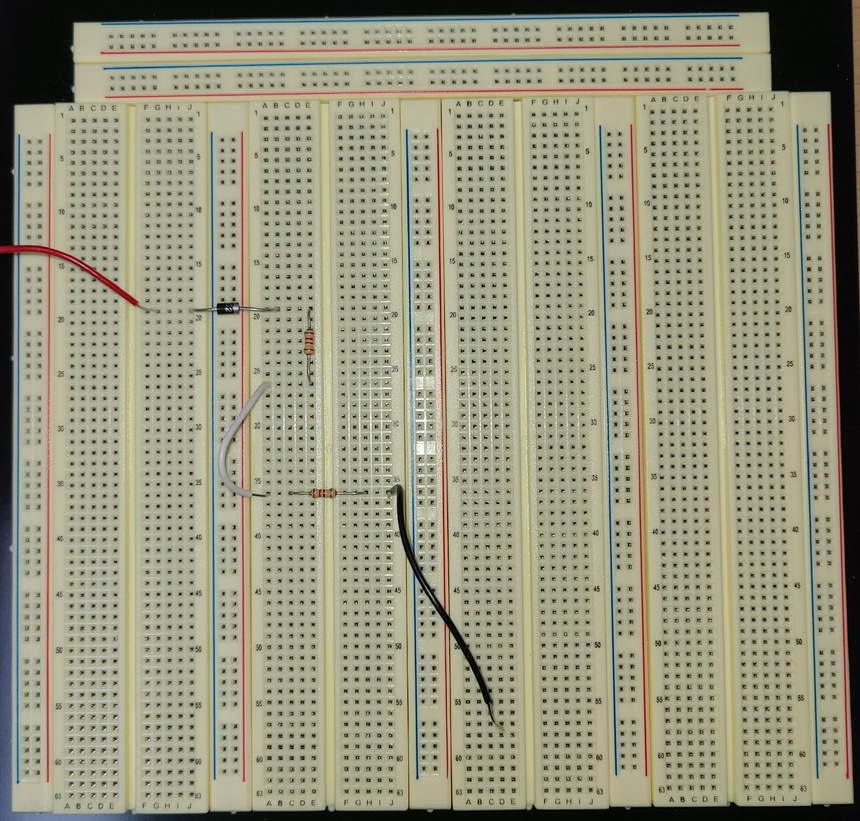
#> input picture mapper/breadboard18.JPG, 860 x 821 px, shrunk from 2705 x 2583 before the run, found by its file name
$ python breadboard_pin_mapper2.py
#> lines starting #> are read from the running program, lines starting #| are printed output that depends on the picture; after the words box and inside, x2 and y2 are one past the last pixel; in counts of white or black regions, pixels touching at a corner belong together
#> in __init__, img_bgr is the input picture: shape (821, 860, 3); mean B, G, R 126.2, 149.5, 151.2
### mapper/hole_detector.py
import cv2
import numpy as np
from sklearn.cluster import DBSCAN

class HoleDetector:
    """
    Breadboard 구멍 검출 & 실제 연결 토폴로지(net) 추론 클래스
    """

    def __init__(self,
                 block_sizes=[11,15,19],
                 c_values=[0,5,10,15],
                 min_area=5,
                 max_area=150,
                 aspect_ratio_range=(0.5,1.5),
                 circ_threshold=0.1,
                 y_threshold_range=(5,30),
                 y_step=0.5,
                 target_rows=17):
        self.block_sizes        = block_sizes
        self.c_values           = c_values
        self.min_area           = min_area
        self.max_area           = max_area
        self.aspect_ratio_range = aspect_ratio_range
        self.circ_threshold     = circ_threshold
        self.y_threshold_range  = y_threshold_range
        self.y_step             = y_step
        self.target_rows        = target_rows


    def _filter_valid_holes(self, contours, draw=False, image=None, return_stats=False):
        """
        public 버전: return_stats=True 로 circularities, aspect_ratios 까지 함께 반환
        """
        hole_centers = []
        circularities = []
        aspect_ratios = []
        for cnt in contours:
            area = cv2.contourArea(cnt)
            if area <= self.min_area or area > self.max_area:
                continue
            x, y, w, h = cv2.boundingRect(cnt)
            ar = w / float(h)
            if not (self.aspect_ratio_range[0] <= ar <= self.aspect_ratio_range[1]):
                continue
            peri = cv2.arcLength(cnt, True)
            if peri == 0:
                continue
            circ = 4 * np.pi * area / (peri ** 2)
            if circ < self.circ_threshold:
                continue
            M = cv2.moments(cnt)
            if M['m00'] == 0:
                continue
            cx = int(M['m10'] / M['m00'])
            cy = int(M['m01'] / M['m00'])
            hole_centers.append((cx, cy))
            circularities.append(circ)
            aspect_ratios.append(ar)
            if draw and image is not None:
                epsilon = 0.02 * peri
                approx = cv2.approxPolyDP(cnt, epsilon, True)
                cv2.circle(image, (cx, cy), 3, (0, 255, 0), -1)
                cv2.drawContours(image, [approx], -1, (255, 0, 0), 2)
        if return_stats:
            return hole_centers, circularities, aspect_ratios
        return hole_centers

    def detect_holes(self, image):
        """
        이미지에서 구멍(center) 좌표를 검출해 반환
        """
        gray = cv2.cvtColor(image, cv2.COLOR_BGR2GRAY)
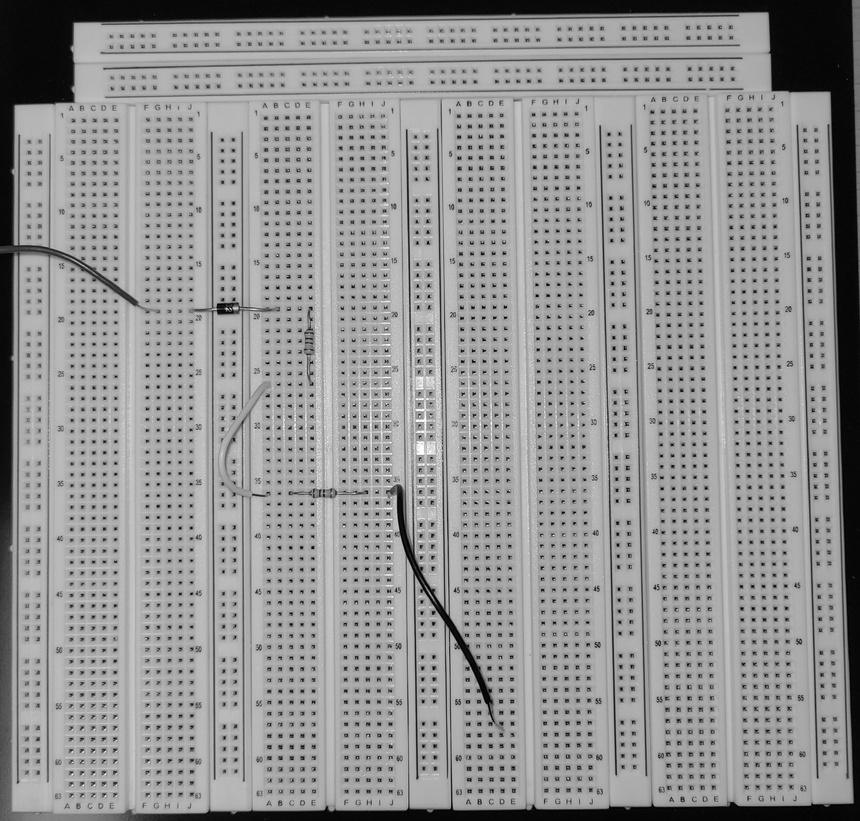
#> gray: shape (821, 860); min 0, max 255, mean 147.4
        clahe = cv2.createCLAHE(clipLimit=2.0, tileGridSize=(8,8))
        gray = clahe.apply(gray)
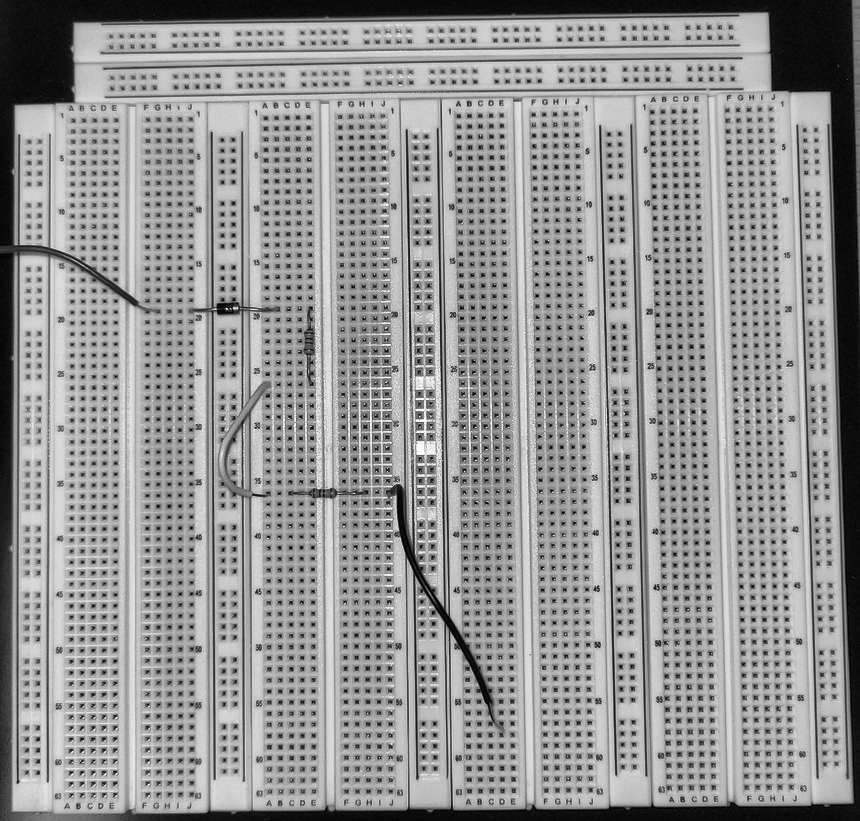
#> gray: shape (821, 860); min 1, max 255, mean 148.6
        blurred = cv2.GaussianBlur(gray, (5,5), 0)

        # 최적 파라미터 탐색
        best_score = -np.inf
        best_params = (None, None)
        for b in self.block_sizes:
            for c in self.c_values:
                th = cv2.adaptiveThreshold(
                    blurred, 255,
                    cv2.ADAPTIVE_THRESH_MEAN_C,
                    cv2.THRESH_BINARY_INV,
                    b, c
                )
                cnts,_ = cv2.findContours(th, cv2.RETR_EXTERNAL, cv2.CHAIN_APPROX_SIMPLE)
                centers = self._filter_valid_holes(cnts)
                if len(centers) > best_score:
                    best_score = len(centers)
                    best_params = (b, c)
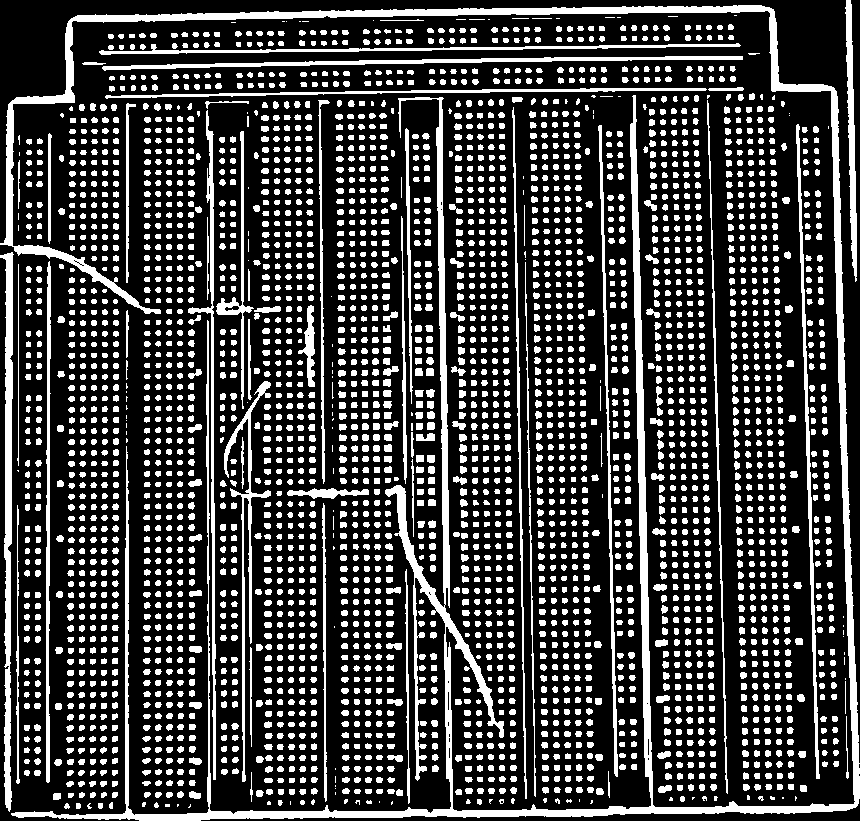
#> th: shape (821, 860); 25.3% white; 3443 white regions (136 under 20 px), largest, box (x1, y1, x2, y2) and area: (0, 5, 860, 821) 33971, (0, 252, 14, 812) 3639, (102, 56, 743, 71) 2542
#> after the loop, best_params = (11, 15); best_score = 3333

        # 최적 파라미터로 확정
        b, c = best_params
#> b = 11; c = 15
        th = cv2.adaptiveThreshold(
            blurred, 255,
            cv2.ADAPTIVE_THRESH_MEAN_C,
            cv2.THRESH_BINARY_INV,
            b, c
        )
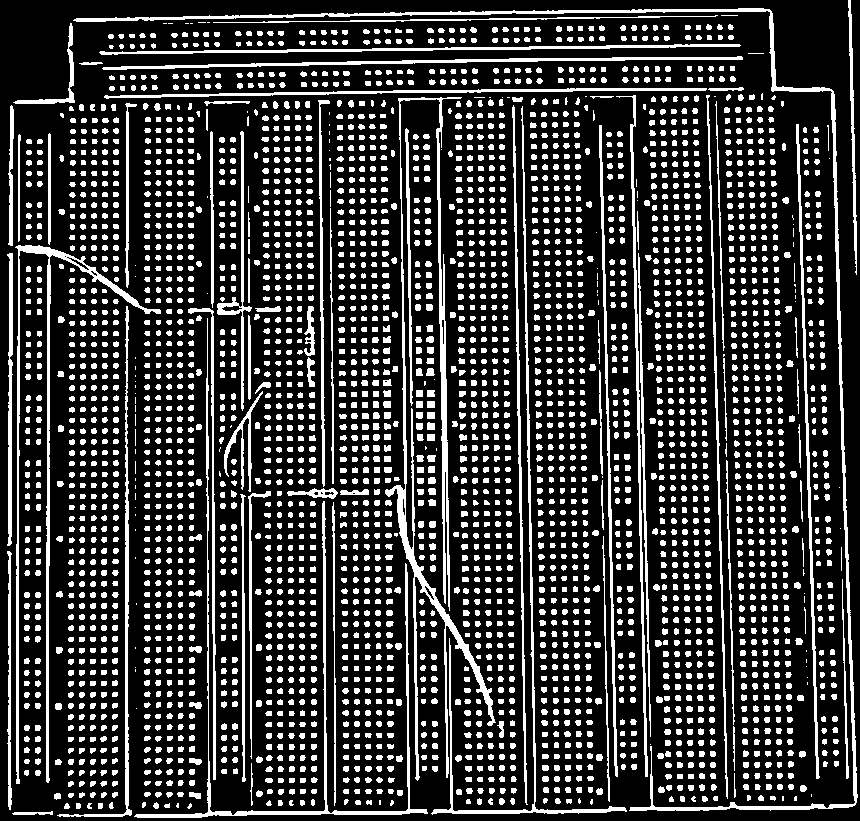
#> th: shape (821, 860); 22.3% white; 3523 white regions (126 under 20 px)
        cnts,_ = cv2.findContours(th, cv2.RETR_EXTERNAL, cv2.CHAIN_APPROX_SIMPLE)
#> cnts = 3523 contours, 1815 with area under 20; largest, box (x1, y1, x2, y2) and area: (385, 97, 496, 781) 4653, (73, 8, 858, 811) 4294, (15, 245, 161, 784) 2854, (134, 318, 428, 818) 2192, (431, 106, 627, 815) 1712
        return self._filter_valid_holes(cnts)

    # [167 lines left out: functions group_rows, find_optimal_y, cluster_columns, _cluster_by_pattern, get_board_nets, get_row_nets and 1 more, not called in this run]


### mapper/breadboard_pin_mapper2.py
import cv2
import numpy as np
import matplotlib.pyplot as plt
from matplotlib.patches import Rectangle
from hole_detector import HoleDetector

class HoleTemplateEditor:
    def __init__(self, image_path, save_csv_path='template_holes.csv', threshold=10):
        # 이미지 로드
        img_bgr = cv2.imread(image_path)
        if img_bgr is None:
            raise FileNotFoundError(f"Cannot load image: {image_path}")
        self.image = cv2.cvtColor(img_bgr, cv2.COLOR_BGR2RGB)
        self.save_csv_path = save_csv_path
        # 1차 구멍 검출: HoleDetector 사용
        detector = HoleDetector()
        holes = detector.detect_holes(img_bgr)
#> holes = 3333 pairs, first value 26 to 835, second value 26 to 805
        self.points = np.array(holes, dtype=np.float32)
#> self.points has the same summary as holes
        # 인터랙티브 상태 변수
        self.selected_idx = None
        self.dragging = False
        self.threshold = threshold  # 픽셀 단위 선택 반경
        # 영역 삭제용 변수
        self.region_selecting = False
        self.region_start = None
        self.rect_patch = None

        # 시각화 설정
        self.fig, self.ax = plt.subplots(figsize=(8,6))
        self.ax.imshow(self.image)
        self.scatter = self.ax.scatter(self.points[:,0], self.points[:,1], s=30, c='lime', picker=True)
        self.ax.set_title(
            "Left-click: add/select/drag | Middle-drag: select delete region | 'r': delete nearest | 's': save | 'q': quit"
        )

        # 이벤트 연결
        self.fig.canvas.mpl_connect('button_press_event', self.on_press)
        self.fig.canvas.mpl_connect('button_release_event', self.on_release)
        self.fig.canvas.mpl_connect('motion_notify_event', self.on_motion)
        self.fig.canvas.mpl_connect('key_press_event', self.on_key)

        plt.show()
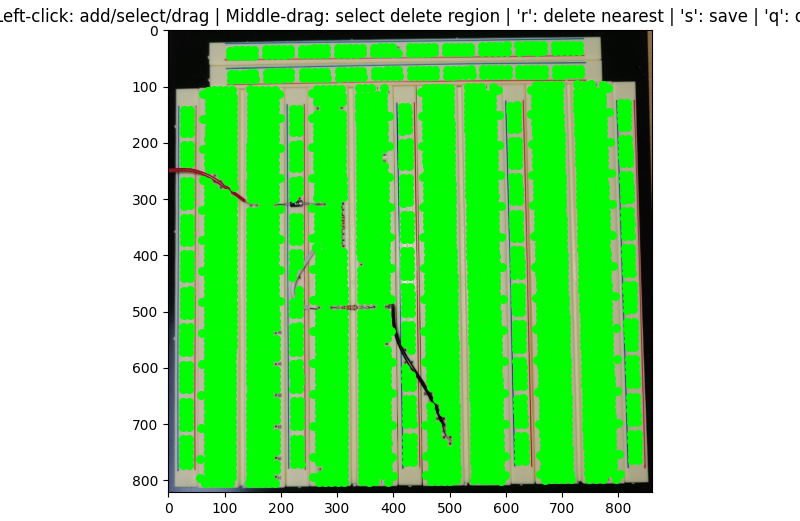
#> figure drawn by matplotlib, 1 panel

    # [85 lines left out: functions on_press, on_motion, on_release, on_key, _delete_nearest, not called in this run]

    def update(self):
        self.scatter.set_offsets(self.points)
        self.fig.canvas.draw_idle()

# === 직접 코드에서 경로 설정 ===
if __name__ == '__main__':
    IMAGE_PATH = 'breadboard18.jpg'    # 브레드보드 이미지
    OUTPUT_CSV = 'template_holes.csv'     # 저장될 CSV
    HoleTemplateEditor(IMAGE_PATH, save_csv_path=OUTPUT_CSV)
